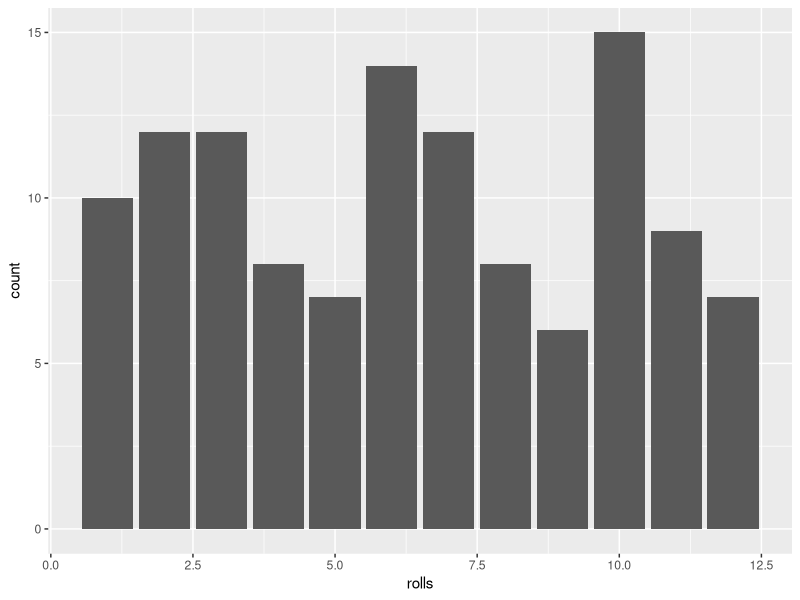
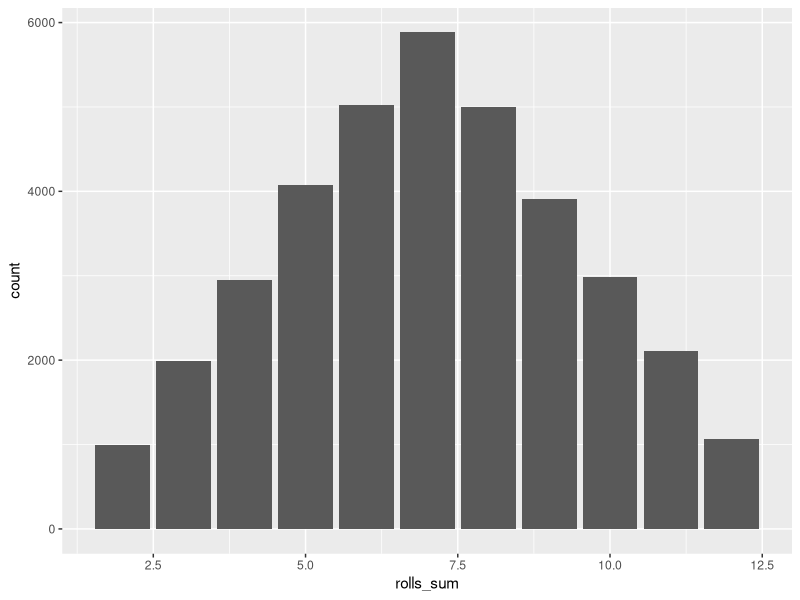

R code for these plots, in order:
library(tidyverse)
# Simulation of 12-sided dice rolls
n = 120
rolls = rdunif(n,1,12)
table(rolls)

mydata = tibble(rolls)
ggplot(mydata,mapping=aes(x=rolls)) +
  geom_bar()

n = 36000
rollsA = rdunif(n,1,6)
rollsB = rdunif(n,1,6)
rolls_sum = rollsA + rollsB
table(rolls_sum)

mydata = tibble(rolls_sum)
ggplot(mydata,mapping=aes(x=rolls_sum)) +
  geom_bar()
